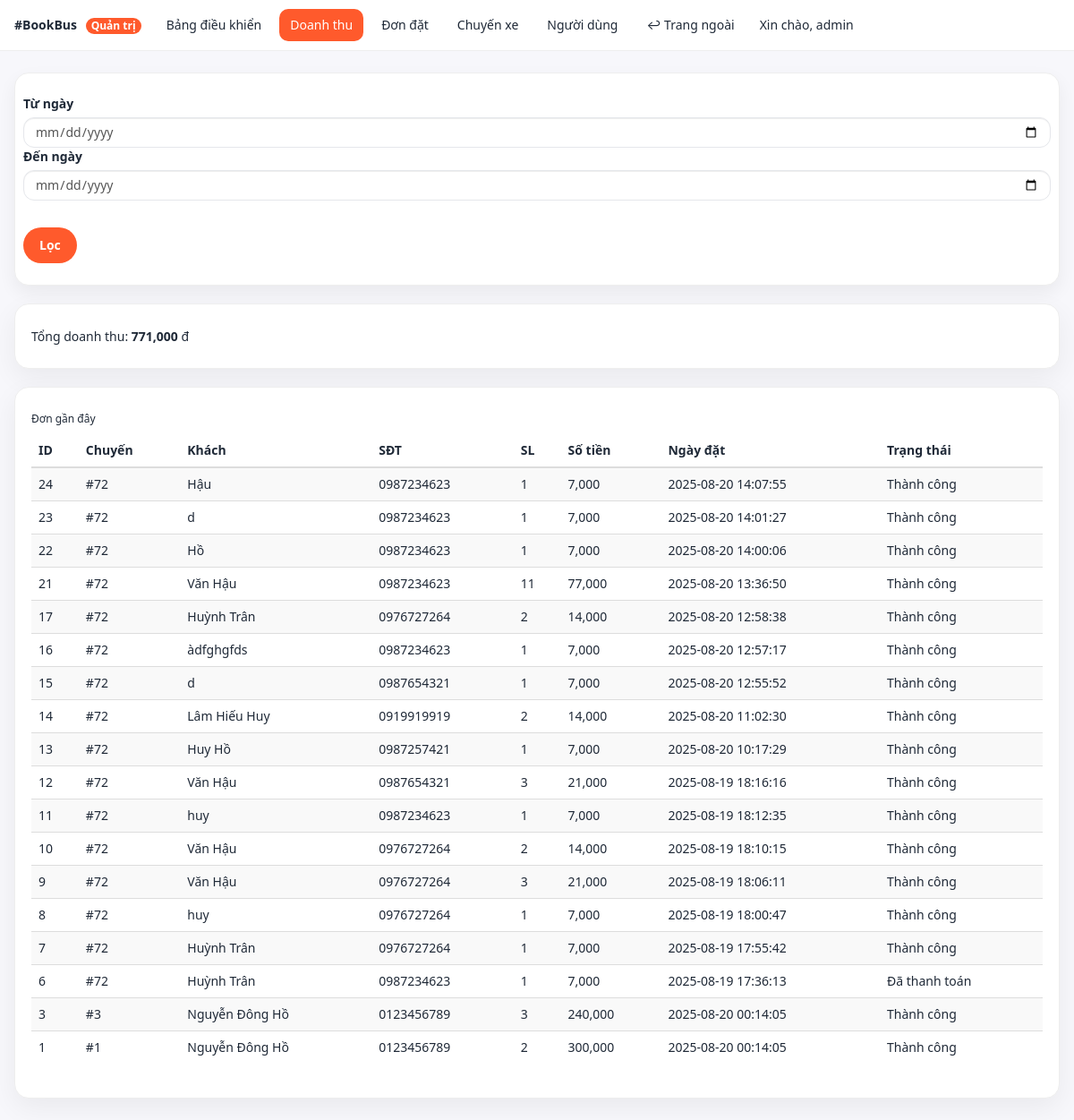
Page /admin/doanhthu.php (signed in) on the earlier database version.
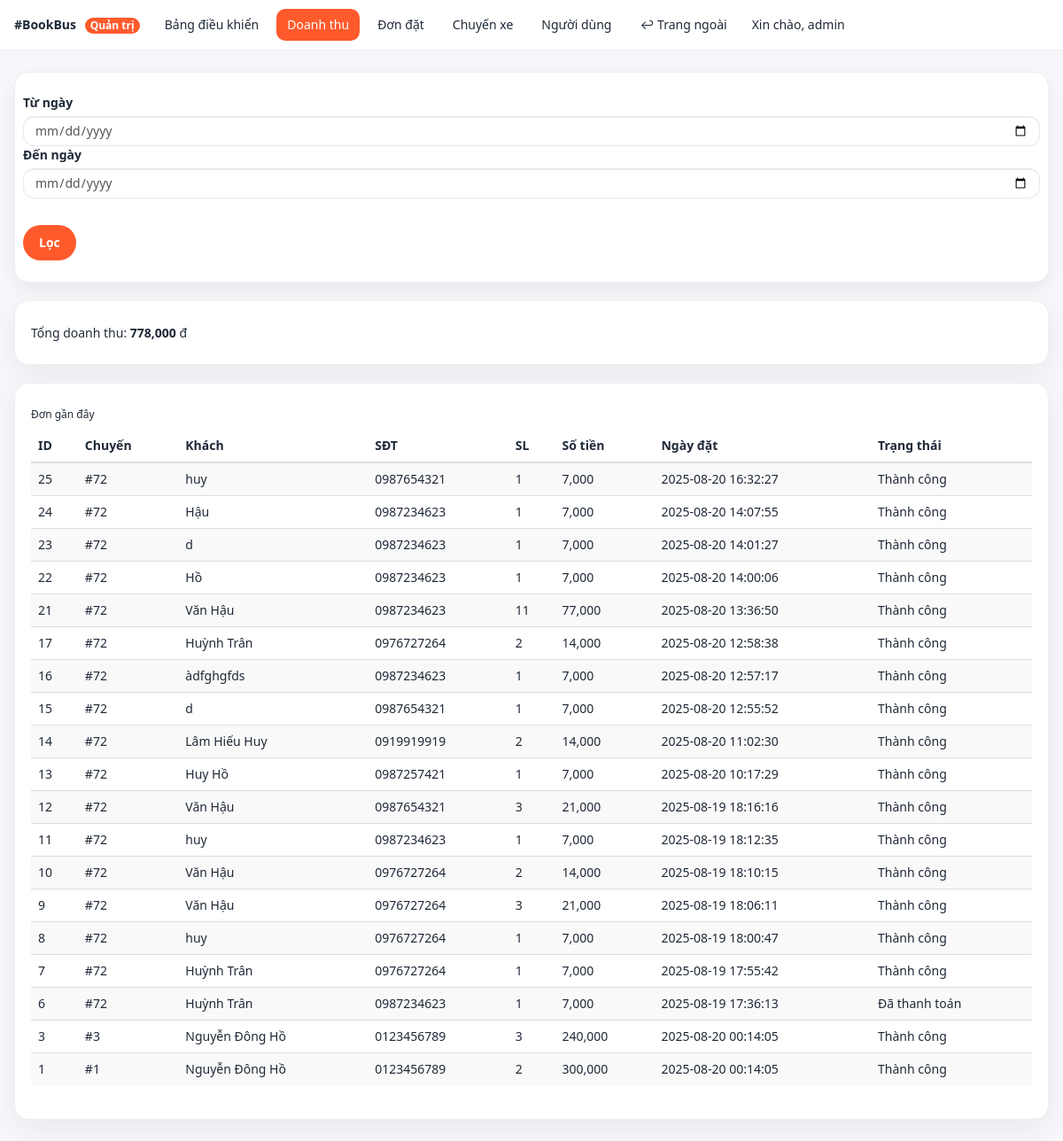
Same page on the later database version.
### tables this page shows
CREATE TABLE "dat_ve" (
        id INTEGER PRIMARY KEY AUTOINCREMENT,
        user_id INTEGER,
        id_chuyen INTEGER,
        ho_ten TEXT,
        email TEXT,
        sdt TEXT,
        so_luong INTEGER DEFAULT 1,
        amount REAL DEFAULT 0,
        gia_ve REAL DEFAULT 0,
        payment_status TEXT DEFAULT 'pending',
        order_id TEXT,
        ngay_dat TEXT DEFAULT (datetime('now', 'localtime')),
        created_at TEXT DEFAULT (datetime('now', 'localtime'))
    , payment_provider TEXT DEFAULT 'mock', txn_id TEXT, ipn_payload TEXT, updated_at TEXT);

### admin/doanhthu.php (the view, shortened to what this page needs)
<?php
require_once __DIR__ . "/_layout_top.php";
require_once __DIR__ . "/../libs/db_chuyenxe.php";
$from = $_GET['from'] ?? '';
$to   = $_GET['to']   ?? '';
$where = "payment_status IN ('success','paid')";
$sqlSum = "SELECT COALESCE(SUM(amount),0) AS total FROM dat_ve WHERE $where";
$st = $pdo->prepare($sqlSum);
$st->execute();
$total = (int)$st->fetchColumn();
$sqlList = "SELECT id, id_chuyen, ho_ten, sdt, so_luong, amount, ngay_dat, payment_status
            FROM dat_ve WHERE $where ORDER BY id DESC LIMIT 50";
$st2 = $pdo->prepare($sqlList);
$st2->execute();
$rows = $st2->fetchAll(PDO::FETCH_ASSOC);
function vn_status($s){
  $map = [
    'pending'  => 'Chờ thanh toán',
    'paid'     => 'Đã thanh toán',
    'success'  => 'Thành công',
    'failed'   => 'Thất bại',
    'refunded' => 'Đã hoàn tiền',
  ];
  return $map[$s] ?? $s;
}
?>
<div class="form-card" style="margin-bottom:20px;">
  <form class="row g-3" method="get">
    <div class="col-auto">
      <label class="form-label">Từ ngày</label>
      <input type="date" class="form-control" name="from" value="<?=htmlspecialchars($from)?>">
    </div>
    <div class="col-auto">
      <label class="form-label">Đến ngày</label>
      <input type="date" class="form-control" name="to" value="<?=htmlspecialchars($to)?>">
    </div>
    <div class="col-auto" style="padding-top:30px;">
      <button class="btn btn-brand">Lọc</button>
    </div>
  </form>
</div>
<div class="cardx" style="margin-bottom:20px;">
  <h5>Tổng doanh thu: <b><?= number_format($total) ?></b> đ</h5>
</div>
<div class="cardx">
  <h6>Đơn gần đây</h6>
  <div class="table-responsive">
    <table class="table table-striped table-sm">
      <thead><tr>
        <th>ID</th><th>Chuyến</th><th>Khách</th><th>SĐT</th><th>SL</th><th>Số tiền</th><th>Ngày đặt</th><th>Trạng thái</th>
      </tr></thead>
      <tbody>
      <?php foreach ($rows as $r): ?>
        <tr>
          <td><?=$r['id']?></td>
          <td>#<?=$r['id_chuyen']?></td>
          <td><?=htmlspecialchars($r['ho_ten'])?></td>
          <td><?=htmlspecialchars($r['sdt'])?></td>
          <td><?=$r['so_luong']?></td>
          <td><?=number_format((int)$r['amount'])?></td>
          <td><?=htmlspecialchars($r['ngay_dat'])?></td>
          <td><?=vn_status($r['payment_status'])?></td>
      <?php endforeach; ?>
      </tbody>
    </table>
  </div>
</div>
<?php require_once __DIR__ . "/_layout_bottom.php"; ?>

Differences in the rows shown:
added dat_ve: id "25", id_chuyen "72", ho_ten "huy", sdt "0987654321", so_luong "1", amount "7,000", ngay_dat "2025-08-20 16:32:27", payment_status "Thành công"
Other differences:
$total: "771,000" → "778,000"
